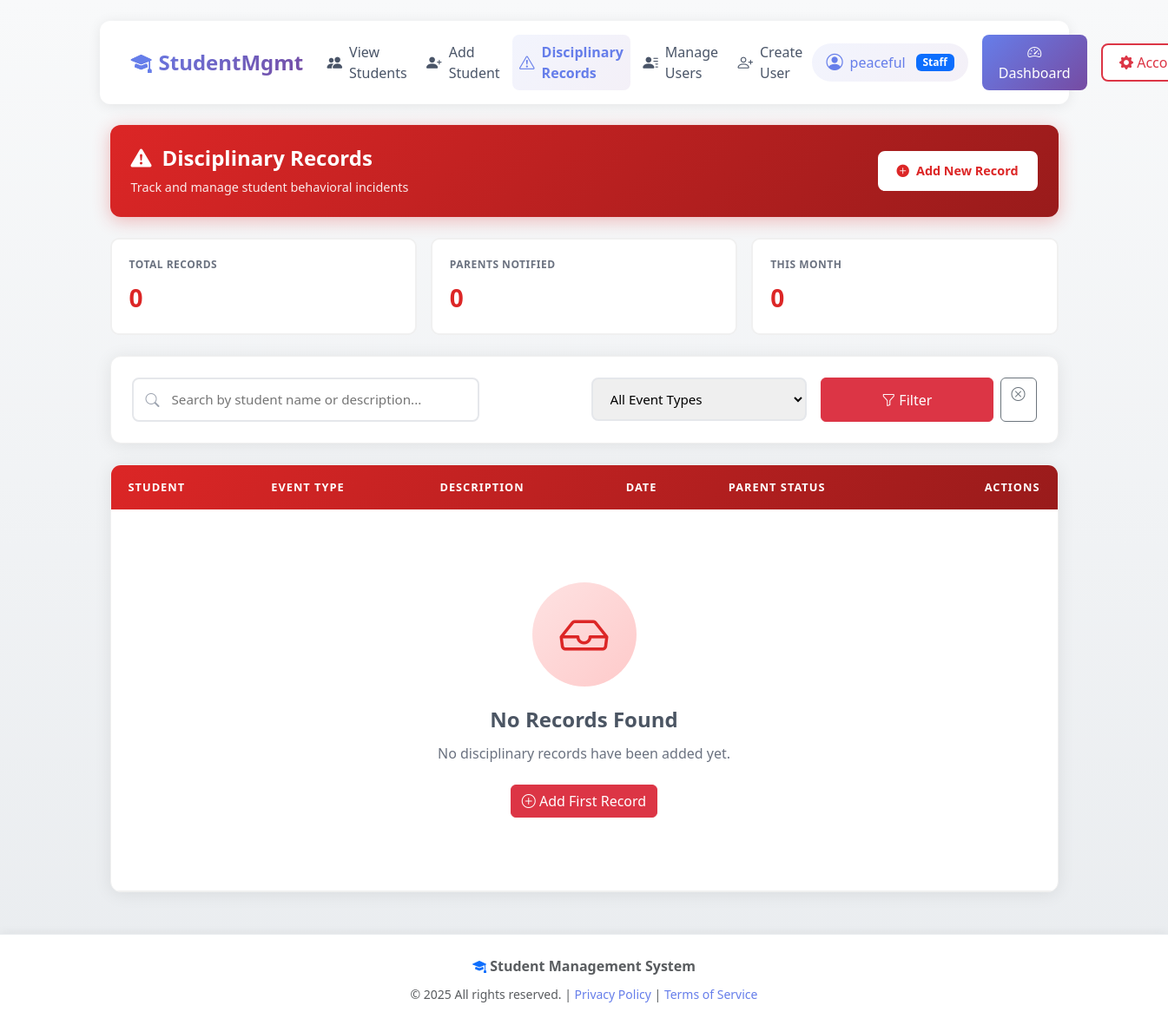
Page /committee/ (signed in) on the earlier database version.
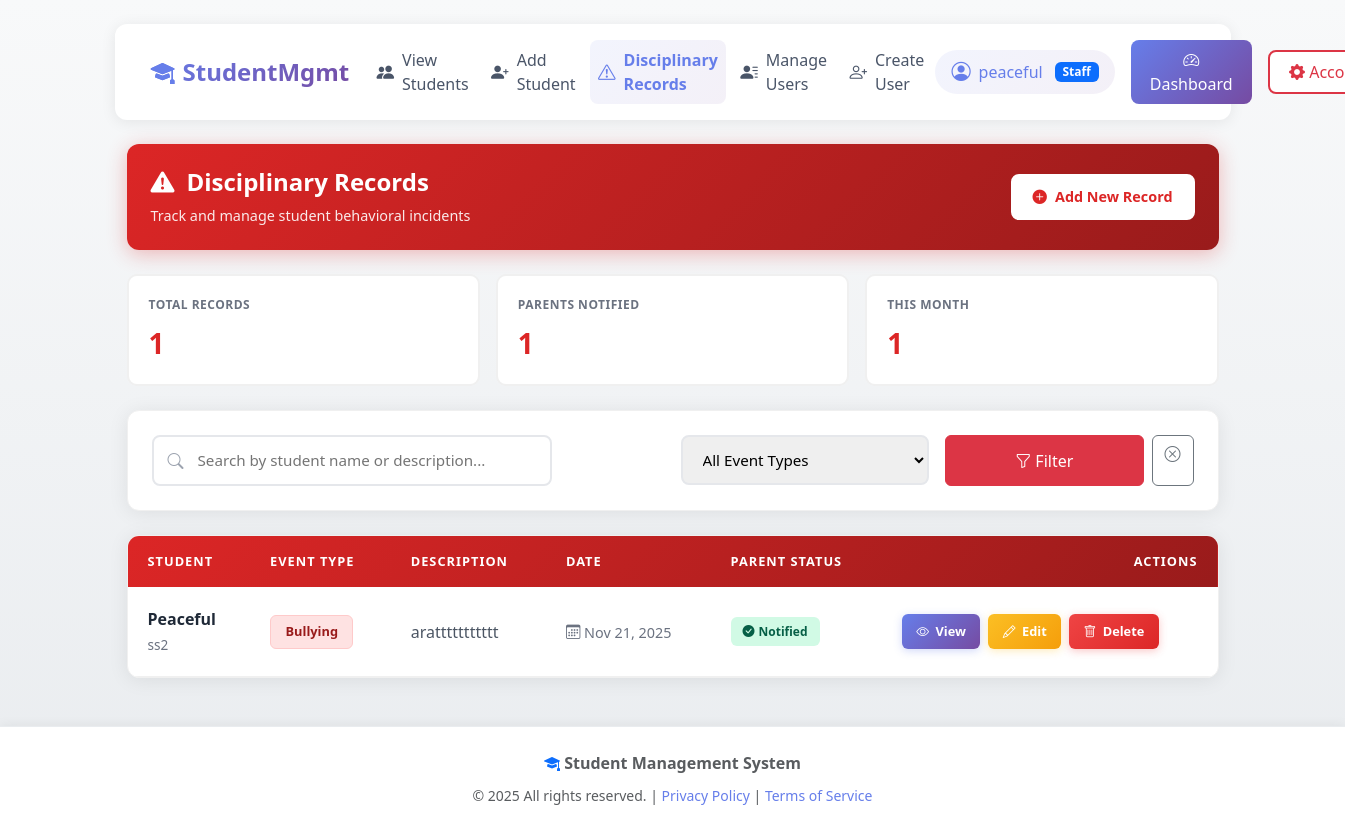
Same page on the later database version.
### committee/models.py (models this page shows, shortened)
class StudentOffense(models.Model):
    EVENT_CHOICES = [
        ("Discipline", "Discipline"),
        ("Bullying", "Bullying"),
        ("Incident", "Incident"),
        ("Accident", "Accident"),
    ]
    student = models.ForeignKey(
        Student,
        on_delete=models.CASCADE,
        related_name="committee_offenses",
        null=True,
        blank=True,
    )
    student_name = models.CharField(max_length=255)
    student_class = models.CharField(max_length=50)
    offense_description = models.TextField()
    offense_date = models.DateField()
    witness_name = models.CharField(max_length=255)
    victim_name = models.CharField(max_length=255)
    victim_class = models.CharField(max_length=50, blank=True, null=True)
    care_given_to_victim = models.TextField()
    location = models.CharField(max_length=255)
    event_type = models.CharField(max_length=50, choices=EVENT_CHOICES)
    sanction = models.CharField(max_length=255)
    parent_notified = models.BooleanField(default=False)
    other_comments = models.TextField(blank=True, null=True)

### committee/views.py (the view)
# urls.py: path("", views.offense_list, name="offense_list"),
@login_required
def offense_list(request):
    offenses = StudentOffense.objects.all().order_by("-offense_date")
    offenses = StudentOffense.objects.all()
    query = request.GET.get('q')
    if query:
        offenses = offenses.filter(
            Q(student_name__icontains=query) |
            Q(offense_description__icontains=query)
        )
    event_type = request.GET.get('event_type')
    if event_type:
        offenses = offenses.filter(event_type=event_type)
    return render(request, 'committee/offense_list.html', {
        'offenses': offenses,
        'query': query,
        'event_type': event_type
    })
    return render(request, "committee/offense_list.html", {"offenses": offenses})

### committee/templatetags/committee_filters.py (called while the page is built)
@register.filter
def filter_notified(offenses):
    return [offense for offense in offenses if offense.parent_notified]

@register.filter
def filter_this_month(offenses):
    today = timezone.now()
    return [
        offense
        for offense in offenses
        if offense.offense_date.month == today.month
        and offense.offense_date.year == today.year
    ]

### committee/templates/committee/offense_list.html (shortened to what the changed rows need)
{% extends 'records/base.html' %}
{% load static %}
{% load committee_filters %}
{% block content %}
<div class="container-fluid">
    <div class="page-header">
        <div class="header-actions">
            <div>
                <h2>
                    <i class="bi bi-exclamation-triangle-fill"></i> Disciplinary Records
                </h2>
            </div>
        </div>
    </div>
    <div class="stats-grid">
        <div class="stat-card">
            <div class="stat-label">Total Records</div>
            <div class="stat-value">{{ offenses|length }}</div>
        </div>
        <div class="stat-card">
            <div class="stat-label">Parents Notified</div>
            <div class="stat-value">{{ offenses|filter_notified|length }}</div>
        </div>
        <div class="stat-card">
            <div class="stat-label">This Month</div>
            <div class="stat-value">{{ offenses|filter_this_month|length }}</div>
        </div>
    </div>
    <div class="offenses-table-wrapper">
        <table class="offenses-table">
            <thead>
                <tr>
                    <th>Student</th>
                    <th>Event Type</th>
                    <th>Description</th>
                    <th>Date</th>
                    <th>Parent Status</th>
                    <th class="text-end">Actions</th>
                </tr>
            </thead>
            <tbody>
                {% for offense in offenses %}
                <tr>
                    <td>
                        <div class="student-info">
                            <span class="student-name">{{ offense.student_name }}</span>
                            <span class="student-class">{{ offense.student_class }}</span>
                        </div>
                    </td>
                    <td>
                        <span class="event-badge event-{{ offense.event_type|lower }}">
                            {{ offense.event_type }}
                        </span>
                    </td>
                    <td>
                        <div class="offense-desc" title="{{ offense.offense_description }}">
                            {{ offense.offense_description }}
                        </div>
                    </td>
                    <td>
                        <span class="date-text">
                            <i class="bi bi-calendar3"></i>
                            {{ offense.offense_date|date:"M d, Y" }}
                        </span>
                    </td>
                    <td>
                        {% if offense.parent_notified %}
                        <span class="status-badge status-notified">
                            <i class="bi bi-check-circle-fill"></i> Notified
                        </span>
                        {% else %}
                        <span class="status-badge status-pending">
                            <i class="bi bi-x-circle-fill"></i> Pending
                        </span>
                        {% endif %}
                    </td>
                    <td class="text-end">
                        <div class="action-buttons">
                            <a href="{% url 'committee:offense_detail' offense.id %}" class="btn-action btn-view">
                                <i class="bi bi-eye"></i> View
                            </a>
                            <a href="{% url 'committee:offense_update' offense.id %}" class="btn-action btn-edit">
                                <i class="bi bi-pencil"></i> Edit
                            </a>
                            <a href="{% url 'committee:offense_delete' offense.id %}" class="btn-action btn-delete"
                                onclick="return confirm('Delete this record?')">
                                <i class="bi bi-trash"></i> Delete
                            </a>
                        </div>
                    </td>
                </tr>
                {% empty %}
                <tr>
                    <td colspan="6">
                        <div class="empty-state">
                            <div class="empty-icon">
                                <i class="bi bi-inbox"></i>
                            </div>
                            <h4>No Records Found</h4>
                            <p>No disciplinary records have been added yet.</p>
                            <a href="{% url 'committee:offense_create' %}" class="btn btn-danger">
                                <i class="bi bi-plus-circle"></i> Add First Record
                            </a>
                        </div>
                    </td>
                </tr>
                {% endfor %}
            </tbody>
        </table>
    </div>
</div>
{% endblock %}

Differences in the rows shown:
added StudentOffense: student_name "Peaceful", student_class "ss2", event_type "Bullying", offense_description "arattttttttttt", offense_date "Nov 21, 2025", parent_notified True (drawn)
Other differences:
{{ offenses|length }}: "0" → "1"
{{ offenses|filter_notified|length }}: "0" → "1"
{{ offenses|filter_this_month|length }}: "0" → "1"
text no longer shown: "No Records Found No disciplinary records have been added yet. Add First Record"
